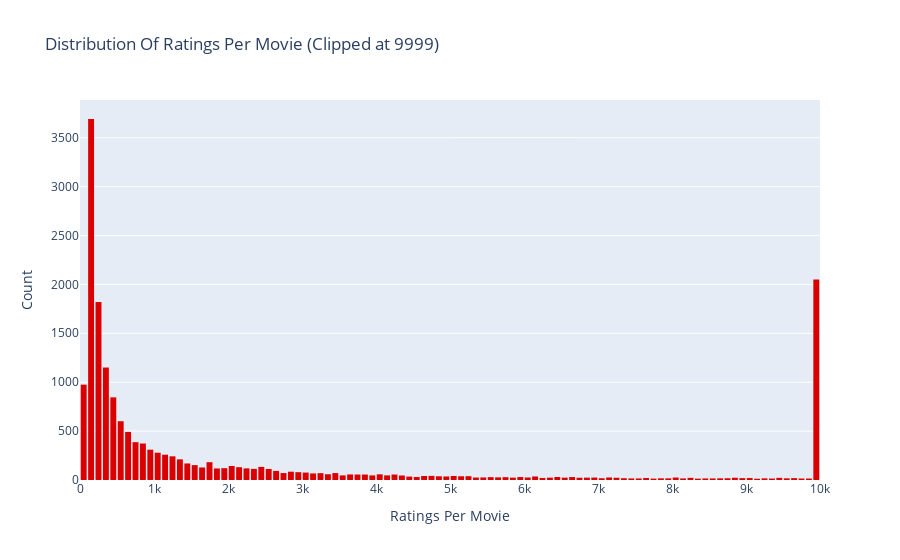

The notebook cell this image was saved under:
### Markdown cell above
With beginning of november 2005  a strange decline in ratings can be observed. Furthermore two unnormal peaks are in january and april 2005.

***
## <a id=7>7. How Are The Number Of Ratings Distributed For The Movies And The Users?</a>

### Code cell
##### Ratings Per Movie #####
# Get data
data = df.groupby('Movie')['Rating'].count().clip(upper=9999)

# Create trace
trace = go.Histogram(x = data.values,
                     name = 'Ratings',
                     xbins = dict(start = 0,
                                  end = 10000,
                                  size = 100),
                     marker = dict(color = '#db0000'))
# Create layout
layout = go.Layout(title = 'Distribution Of Ratings Per Movie (Clipped at 9999)',
                   xaxis = dict(title = 'Ratings Per Movie'),
                   yaxis = dict(title = 'Count'),
                   bargap = 0.2)

# Create plot
fig = go.Figure(data=[trace], layout=layout)
iplot(fig)



##### Ratings Per User #####
# Get data
data = df.groupby('User')['Rating'].count().clip(upper=199)

# Create trace
trace = go.Histogram(x = data.values,
                     name = 'Ratings',
                     xbins = dict(start = 0,
                                  end = 200,
                                  size = 2),
                     marker = dict(color = '#db0000'))
# Create layout
layout = go.Layout(title = 'Distribution Of Ratings Per User (Clipped at 199)',
                   xaxis = dict(title = 'Ratings Per User'),
                   yaxis = dict(title = 'Count'),
                   bargap = 0.2)

# Create plot
fig = go.Figure(data=[trace], layout=layout)
iplot(fig)

### Figure 1 — Plotly figure (JSON) as saved in the notebook; plotly's stock layout.template omitted (floating-point values rounded to 4 significant figures; data arrays with more than 128 entries replaced by an {"elided": "..."} marker saying what was removed)
{"data": [{"marker": {"color": "#db0000"}, "name": "Ratings", "type": "histogram", "x": {"elided": "17770 int values"}, "xbins": {"end": 10000, "size": 100, "start": 0}}], "layout": {"bargap": 0.2, "title": {"text": "Distribution Of Ratings Per Movie (Clipped at 9999)"}, "xaxis": {"title": {"text": "Ratings Per Movie"}}, "yaxis": {"title": {"text": "Count"}}}}
